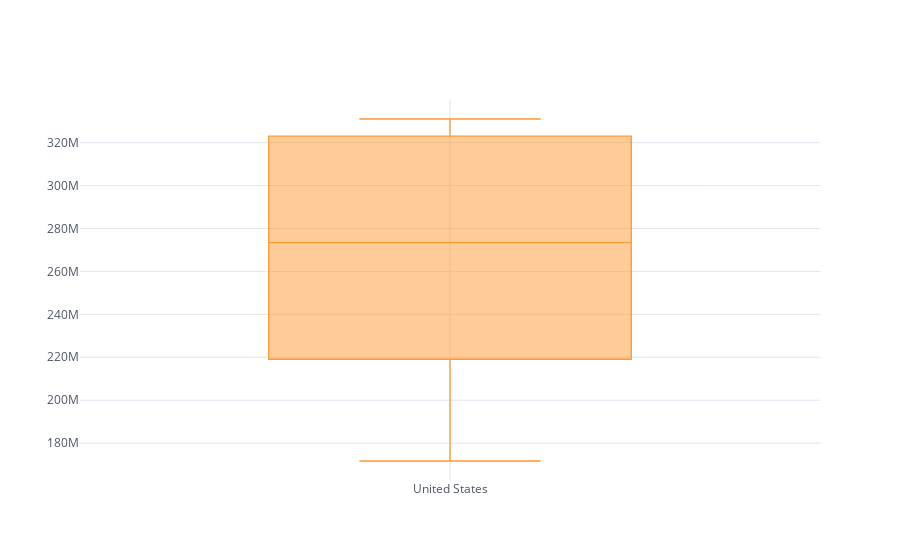

Notebook source saved alongside this figure:
### Markdown cell above
# **BOXPLOT**

### Code cell
df_population_raw['United States'].iplot(kind='box')

### Figure 1 — Plotly figure (JSON) as saved in the notebook; plotly's stock layout.template omitted (floating-point values rounded to 4 significant figures)
{"data": [{"boxpoints": false, "line": {"width": 1.3}, "marker": {"color": "rgba(255, 153, 51, 1.0)"}, "name": "United States", "orientation": "v", "y": [171685336, 186720571, 199733676, 209513341, 219081251, 229476354, 240499825, 252120309, 265163745, 281710909, 294993511, 309011475, 320878310, 323015995, 325084756, 327096265, 329064917, 331002651], "type": "box"}], "layout": {"legend": {"bgcolor": "#FFFFFF", "font": {"color": "#4D5663"}}, "paper_bgcolor": "#FFFFFF", "plot_bgcolor": "#FFFFFF", "title": {"font": {"color": "#4D5663"}}, "xaxis": {"gridcolor": "#E1E5ED", "showgrid": true, "tickfont": {"color": "#4D5663"}, "title": {"font": {"color": "#4D5663"}, "text": ""}, "zerolinecolor": "#E1E5ED"}, "yaxis": {"gridcolor": "#E1E5ED", "showgrid": true, "tickfont": {"color": "#4D5663"}, "title": {"font": {"color": "#4D5663"}, "text": ""}, "zerolinecolor": "#E1E5ED"}}}
